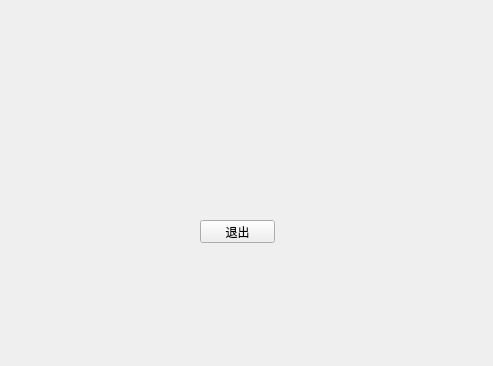
<?xml version="1.0" encoding="UTF-8"?>
<ui version="4.0">
 <class>Widget1class</class>
 <widget class="QWidget" name="Widget1class">
  <property name="geometry">
   <rect>
    <x>0</x>
    <y>0</y>
    <width>493</width>
    <height>366</height>
   </rect>
  </property>
  <property name="windowTitle">
   <string>小老弟</string>
  </property>
  <widget class="QPushButton" name="pushButton">
   <property name="geometry">
    <rect>
     <x>200</x>
     <y>220</y>
     <width>75</width>
     <height>23</height>
    </rect>
   </property>
   <property name="text">
    <string>退出</string>
   </property>
  </widget>
 </widget>
 <resources/>
 <connections>
  <connection>
   <sender>pushButton</sender>
   <signal>clicked()</signal>
   <receiver>Widget1class</receiver>
   <slot>close()</slot>
   <hints>
    <hint type="sourcelabel">
     <x>241</x>
     <y>237</y>
    </hint>
    <hint type="destinationlabel">
     <x>246</x>
     <y>182</y>
    </hint>
   </hints>
  </connection>
 </connections>
</ui>
